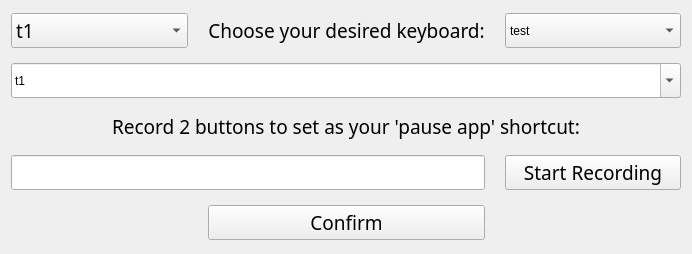
<?xml version="1.0" encoding="UTF-8"?>
<ui version="4.0">
 <class>Dialog</class>
 <widget class="QDialog" name="Dialog">
  <property name="geometry">
   <rect>
    <x>0</x>
    <y>0</y>
    <width>692</width>
    <height>254</height>
   </rect>
  </property>
  <property name="font">
   <font>
    <family>Bahnschrift</family>
    <pointsize>14</pointsize>
   </font>
  </property>
  <property name="focusPolicy">
   <enum>Qt::StrongFocus</enum>
  </property>
  <property name="windowTitle">
   <string>Pinyin Tones</string>
  </property>
  <property name="styleSheet">
   <string notr="true">QPushButton:hover {
	border: 2px solid rgb(150, 150, 150);
	border-radius: 5px;
	background: rgb(245, 245, 245);
}

QPushButton:focus {
	border: 2px solid rgb(150, 150, 150);
	border-radius: 5px;
	background: rgb(245, 245, 245);
}
</string>
  </property>
  <layout class="QGridLayout" name="gridLayout_2">
   <item row="0" column="0">
    <layout class="QGridLayout" name="gridLayout" columnstretch="2,1,1,2">
     <property name="horizontalSpacing">
      <number>20</number>
     </property>
     <property name="verticalSpacing">
      <number>15</number>
     </property>
     <item row="3" column="0" colspan="4">
      <widget class="QLabel" name="shortcut_label">
       <property name="sizePolicy">
        <sizepolicy hsizetype="Preferred" vsizetype="Fixed">
         <horstretch>0</horstretch>
         <verstretch>0</verstretch>
        </sizepolicy>
       </property>
       <property name="font">
        <font>
         <family>Bahnschrift</family>
         <pointsize>14</pointsize>
        </font>
       </property>
       <property name="text">
        <string>Record 2 buttons to set as your 'pause app' shortcut:</string>
       </property>
       <property name="alignment">
        <set>Qt::AlignCenter</set>
       </property>
      </widget>
     </item>
     <item row="2" column="0" colspan="4">
      <widget class="QComboBox" name="language_box">
       <property name="sizePolicy">
        <sizepolicy hsizetype="Preferred" vsizetype="Fixed">
         <horstretch>0</horstretch>
         <verstretch>0</verstretch>
        </sizepolicy>
       </property>
       <property name="minimumSize">
        <size>
         <width>150</width>
         <height>0</height>
        </size>
       </property>
       <property name="font">
        <font>
         <family>Bahnschrift</family>
         <pointsize>14</pointsize>
        </font>
       </property>
       <property name="editable">
        <bool>true</bool>
       </property>
       <property name="duplicatesEnabled">
        <bool>true</bool>
       </property>
       <item>
        <property name="text">
         <string>t1</string>
        </property>
       </item>
       <item>
        <property name="text">
         <string>t2</string>
        </property>
       </item>
      </widget>
     </item>
     <item row="5" column="3">
      <widget class="QPushButton" name="record_button">
       <property name="font">
        <font>
         <family>Bahnschrift</family>
         <pointsize>14</pointsize>
        </font>
       </property>
       <property name="focusPolicy">
        <enum>Qt::NoFocus</enum>
       </property>
       <property name="text">
        <string>Start Recording</string>
       </property>
      </widget>
     </item>
     <item row="5" column="0" colspan="3">
      <widget class="QLineEdit" name="shortcut_edit">
       <property name="font">
        <font>
         <family>Bahnschrift</family>
         <pointsize>14</pointsize>
        </font>
       </property>
      </widget>
     </item>
     <item row="0" column="1" colspan="2">
      <widget class="QLabel" name="keyboard_label">
       <property name="sizePolicy">
        <sizepolicy hsizetype="Preferred" vsizetype="Fixed">
         <horstretch>0</horstretch>
         <verstretch>0</verstretch>
        </sizepolicy>
       </property>
       <property name="font">
        <font>
         <family>Bahnschrift</family>
         <pointsize>14</pointsize>
        </font>
       </property>
       <property name="text">
        <string>Choose your desired keyboard:</string>
       </property>
       <property name="scaledContents">
        <bool>false</bool>
       </property>
       <property name="alignment">
        <set>Qt::AlignCenter</set>
       </property>
      </widget>
     </item>
     <item row="6" column="1" colspan="2">
      <widget class="QPushButton" name="confirm_button">
       <property name="font">
        <font>
         <family>Bahnschrift</family>
         <pointsize>14</pointsize>
        </font>
       </property>
       <property name="focusPolicy">
        <enum>Qt::NoFocus</enum>
       </property>
       <property name="text">
        <string>Confirm</string>
       </property>
      </widget>
     </item>
     <item row="0" column="0">
      <widget class="QComboBox" name="locale_box">
       <property name="font">
        <font>
         <family>Bahnschrift</family>
         <pointsize>14</pointsize>
        </font>
       </property>
       <property name="editable">
        <bool>false</bool>
       </property>
       <item>
        <property name="text">
         <string>t1</string>
        </property>
       </item>
       <item>
        <property name="text">
         <string>t2</string>
        </property>
       </item>
      </widget>
     </item>
     <item row="0" column="3">
      <widget class="QComboBox" name="colour_box">
       <property name="sizePolicy">
        <sizepolicy hsizetype="Preferred" vsizetype="Preferred">
         <horstretch>0</horstretch>
         <verstretch>0</verstretch>
        </sizepolicy>
       </property>
       <property name="font">
        <font/>
       </property>
       <property name="editable">
        <bool>false</bool>
       </property>
       <item>
        <property name="text">
         <string>test</string>
        </property>
       </item>
       <item>
        <property name="text">
         <string>t2</string>
        </property>
       </item>
      </widget>
     </item>
    </layout>
   </item>
  </layout>
 </widget>
 <resources/>
 <connections/>
</ui>
